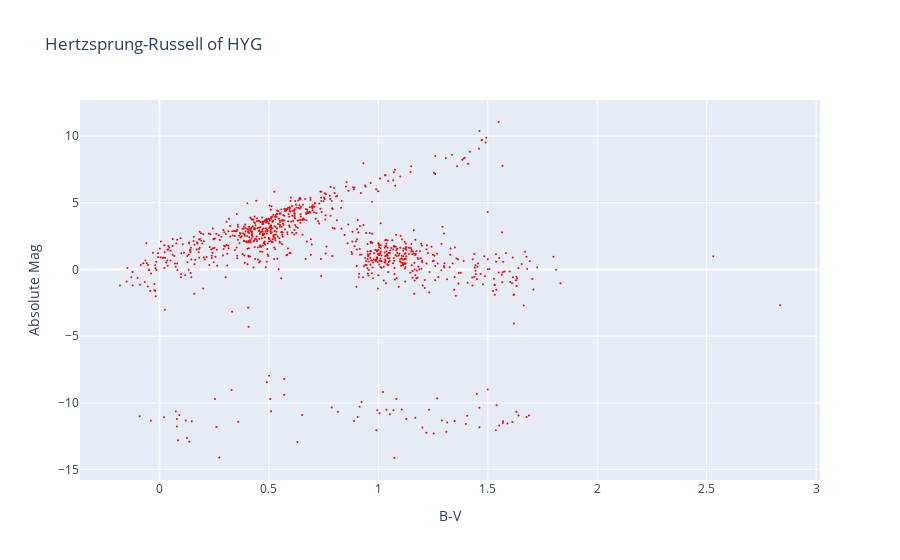

The notebook cell saved with this chart:
### Code cell
layout = {'title': 'Hertzsprung-Russell of HYG', 
          'xaxis': {'title': 'B-V'},
          'yaxis': {'title': 'Absolute Mag'}
         }
trace = {'x': color_index_list, 'y': abs_mag_list, 'mode': 'markers','marker': {'color': 'red', 'size': 2}}

figure = {'data': [trace], 'layout': layout}

plotly.offline.iplot(figure)

### Figure 1 — Plotly figure (JSON) as saved in the notebook; plotly's stock layout.template omitted (floating-point values rounded to 4 significant figures; data arrays with more than 128 entries replaced by an {"elided": "..."} marker saying what was removed)
{"data": [{"marker": {"color": "red", "size": 2}, "mode": "markers", "type": "scatter", "x": {"elided": "1000 float values"}, "y": {"elided": "1000 float values"}}], "layout": {"title": {"text": "Hertzsprung-Russell of HYG"}, "xaxis": {"title": {"text": "B-V"}}, "yaxis": {"title": {"text": "Absolute Mag"}}}}
